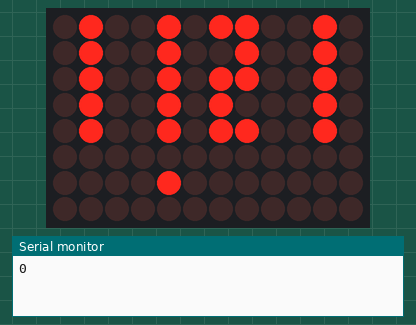
Simulated run of this sketch. Board: Arduino Uno R4 WiFi. Shown: 12×8 LED matrix, the last lines printed to the serial monitor. The local clock reads 2024-03-15 10:24:30 at power-on unless the sketch sets it.

Above: at 0.1 s.
At 4.95 s:
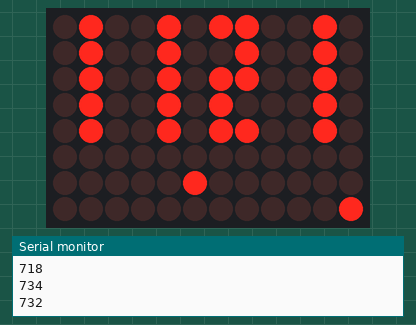
At 9.95 s:
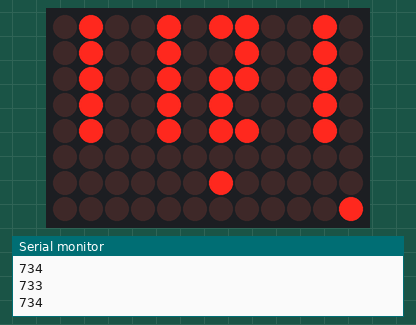
At 19.95 s:
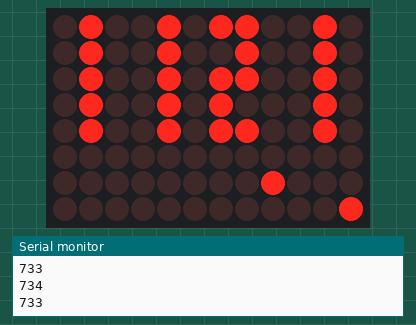
At 28.95 s:
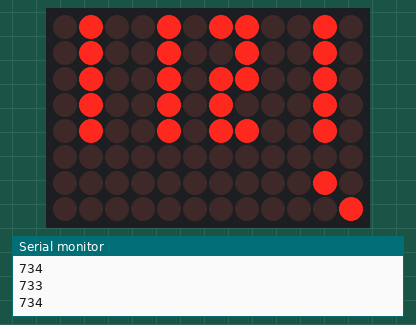
At 38.95 s:
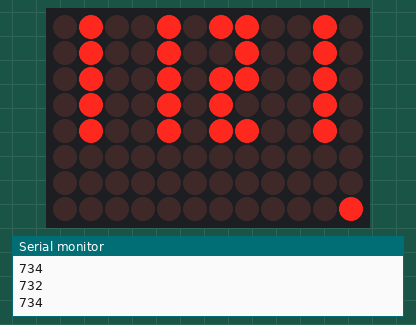

The sketch:

clock_display.ino
```cpp
//#include <String.h>
#include "RTC.h"
#include "Arduino_LED_Matrix.h"

int currentSecond;
int epochFrame;
int tick = 0;
int tickRate = 0;
int currentSecondPixel = 0;
int currentMinutePixel = 0;

const String WeekDays[8] = { " ", "Mon", "Tues", "Wed", "Thrs", "Fri", "Sat", "Sun" };
int hours, minutes, seconds, year, dayOfMonth;
String dayOfWeek, month;
ArduinoLEDMatrix matrix;
const int screenWidth = 12;
const int screenHeight = 8;

int hor = 0;

byte secondsON_OFF= 1;

// All the numbers for a 7-segment display

byte Digits[5][20] =
{
  { 1, 1, 0, 1, 1, 1, 1, 1, 1, 0, 1, 1, 1, 0, 1, 1, 1, 1, 1, 1 },
  { 1, 1, 0, 1, 0, 1, 0, 1, 1, 1, 1, 0, 1, 0, 0, 1, 1, 1, 1, 1 },
  { 1, 1, 0, 1, 1, 1, 1, 1, 1, 1, 1, 1, 1, 1, 0, 1, 0, 0, 1, 1 },
  { 1, 1, 0, 1, 1, 0, 0, 1, 0, 1, 0, 1, 1, 1, 0, 1, 1, 1, 0, 1 },
  { 1, 1, 0, 1, 1, 1, 1, 1, 0, 1, 1, 1, 1, 1, 0, 1, 1, 1, 0, 1 }
};


// The display on the Uno
byte ScreenBuffer[screenHeight][screenWidth] =
{
  { 0, 0, 0, 0, 0, 0, 0, 0, 0, 0, 0, 0 },
  { 0, 0, 0, 0, 0, 0, 0, 0, 0, 0, 0, 0 },
  { 0, 0, 0, 0, 0, 0, 0, 0, 0, 0, 0, 0 },
  { 0, 0, 0, 0, 0, 0, 0, 0, 0, 0, 0, 0 },
  { 0, 0, 0, 0, 0, 0, 0, 0, 0, 0, 0, 0 },
  { 0, 0, 0, 0, 0, 0, 0, 0, 0, 0, 0, 0 },
  { 0, 0, 0, 0, 0, 0, 0, 0, 0, 0, 0, 0 },
  { 0, 0, 0, 0, 0, 0, 0, 0, 0, 0, 0, 0 }
};

void setup()
{
  // put your setup code here, to run once:
  matrix.begin();
  Serial.begin(9600);
  RTC.begin();
  String timeStamp = __TIMESTAMP__;

  getCurrentTime(timeStamp, &dayOfWeek, &dayOfMonth, &year, &month, &hours, &minutes, &seconds);
  // getCurrentTime(timeStamp);

  RTCTime startTime(dayOfMonth, convertToMonth(month), year, hours, minutes, seconds,
                    convertToDOW(dayOfWeek), SaveLight::SAVING_TIME_ACTIVE);
  RTC.setTime(startTime);
}

void loop()
{
  // put your main code here, to run repeatedly:
  RTCTime currentTime;
  RTC.getTime(currentTime);

  if (currentTime.getSeconds() != currentSecond)
  {
    // outputTime(currentTime);

    secondsON_OFF? secondsON_OFF = 0 : secondsON_OFF = 1;

    displayDigit((int)(currentTime.getHour() / 10), 0, 0);
    displayDigit(currentTime.getHour() % 10, 3, 0);
    displayDigit((int)(currentTime.getMinutes() / 10), 6, 0);
    displayDigit(currentTime.getMinutes() % 10, 9, 0);

    // ScreenBuffer[0][2] = secondsON_OFF;
    // ScreenBuffer[0][4] = secondsON_OFF;
    // currentTime.get

    currentSecond = currentTime.getSeconds();
    int unixTime = currentTime.getUnixTime();

    tickRate = tick;
    Serial.print("\n");
    Serial.print("\n");
    Serial.print(tick);
    tick = 0;


    // Map minute to width of screen
    float minuteFloat = (float)screenWidth / 60 * currentSecond;
    int minuteNearestPixel = floor(minuteFloat + 0.5);
    // Serial.print("\n");
    // Serial.print("\n");
    // Serial.print("screenWidth: ");
    // Serial.print(screenWidth);
    // Serial.print("\n");

    // Serial.print("screenWidth / 60: ");
    // Serial.print((float)screenWidth / 60);
    // Serial.print("\n");

    // Serial.print("currentSecond: ");
    // Serial.print(currentSecond);
    // Serial.print("\n");

    // Serial.print("Mapped second: ");
    // Serial.print(minuteFloat);
    // Serial.print("\n");

    // Serial.print("Nearest pixel: ");
    // Serial.print(minuteNearestPixel);
    // Serial.print("\n");

    // moveDot();

    if (minuteNearestPixel != currentMinutePixel)
    {
      zeroRow(7);
      ScreenBuffer[6][minuteNearestPixel] = 1;
      matrix.renderBitmap(ScreenBuffer, 8, 12);
      currentMinutePixel = minuteNearestPixel;
    }
  }

  if (tickRate > 0)
  {
    // Map second to width of screen
    float secondFloat = (float)screenWidth / tickRate * tick;
    int secondNearestPixel = floor(secondFloat + 0.5);

    // Serial.print("\n");
    // Serial.print("\n");

    // Serial.print("screenWidth / tickRate: ");
    // Serial.print((float)screenWidth / tickRate);
    // Serial.print("\n");

    // Serial.print("tick: ");
    // Serial.print(tick);
    // Serial.print("\n");

    // Serial.print("Mapped second: ");
    // Serial.print(secondFloat);
    // Serial.print("\n");

    // Serial.print("Nearest pixel: ");
    // Serial.print(secondNearestPixel);
    // Serial.print("\n");


    if (secondNearestPixel != currentSecondPixel)
    {
      zeroRow(8);
      ScreenBuffer[7][secondNearestPixel] = 1;
      matrix.renderBitmap(ScreenBuffer, 8, 12);
      currentSecondPixel = secondNearestPixel;
    }
  }

  tick ++;
}


void moveDot()
{
  if (hor - 1 > -1)
  {
    ScreenBuffer[7][hor - 1] = 0;
  }
  else
  {
    ScreenBuffer[7][11] = 0;
  }

  ScreenBuffer[7][hor] = 1;

  hor++;
  if (hor > 11)
  {
    hor = 0;
  }

}

void zeroRow(int rowNumber)
{
  if (rowNumber > screenHeight)
  {
    return;
  }

  for (int i = 0; i < screenWidth; i++)
  {
    ScreenBuffer[rowNumber - 1][i] = 0;
  }
}

void getCurrentTime(String timeStamp, String* dayOfWeek, int* dayOfMonth, int* year,
                    String* month, int* hours, int *minutes, int* seconds)
{
  *dayOfWeek = timeStamp.substring(0, 3);
  *month = timeStamp.substring(4, 7);
  *dayOfMonth = timeStamp.substring(8, 11).toInt();
  *year = timeStamp.substring(20, 24).toInt();
  *hours = timeStamp.substring(11, 13).toInt();
  *minutes = timeStamp.substring(14, 16).toInt();
  *seconds = timeStamp.substring(17, 19).toInt();
}

DayOfWeek convertToDOW(String dow)
{
  if (dow == String("Mon")) return DayOfWeek::MONDAY;
  if (dow == String("Tue")) return DayOfWeek::TUESDAY;
  if (dow == String("Wed")) return DayOfWeek::WEDNESDAY;
  if (dow == String("Thu")) return DayOfWeek::THURSDAY;
  if (dow == String("Fri")) return DayOfWeek::FRIDAY;
  if (dow == String("Sat")) return DayOfWeek::SATURDAY;
  if (dow == String("Sun")) return DayOfWeek::SUNDAY;
}

Month convertToMonth(String month)
{
  if (month == String("Jan")) return Month::JANUARY;
  if (month == String("Feb")) return Month::FEBRUARY;
  if (month == String("Mar")) return Month::MARCH;
  if (month == String("Apr")) return Month::APRIL;
  if (month == String("May")) return Month::MAY;
  if (month == String("Jun")) return Month::JUNE;
  if (month == String("Jul")) return Month::JULY;
  if (month == String("Aug")) return Month::AUGUST;
  if (month == String("Sep")) return Month::SEPTEMBER;
  if (month == String("Oct")) return Month::OCTOBER;
  if (month == String("Nov")) return Month::NOVEMBER;
  if (month == String("Dec")) return Month::DECEMBER;
}

//  Graphics
void displayDigit(int d, int screen_x, int screen_y)
{
  for (int y = 0; y < 2; y++)
  {
    for (int x = 0; x < 5; x++)
    {
      ScreenBuffer[x - screen_y][y + screen_x] = Digits[x][y + d * 2];
    }
  }
}

void outputTime(RTCTime currentTime)
{
    Serial.print(WeekDays[DayOfWeek2int(currentTime.getDayOfWeek(), false)]);
    Serial.print(" ");
    Serial.print(currentTime.getDayOfMonth());
    Serial.print("-");
    Serial.print(Month2int(currentTime.getMonth()));
    Serial.print("-");
    Serial.print(currentTime.getYear());
    Serial.print(" ");
    Serial.print(currentTime.getHour());
    Serial.print(":");
    Serial.print(currentTime.getMinutes());
    Serial.print(":");
    Serial.println(currentTime.getSeconds());
}


// byte Time[12][8] =
// {
//   { 0, 1, 1, 1, 1, 1, 1, 1 },
//   { 0, 1, 1, 1, 1, 1, 1, 1 },
//   { 0, 1, 1, 1, 1, 1, 1, 1 },
//   { 0, 1, 1, 1, 1, 1, 1, 1 },
//   { 0, 1, 1, 1, 1, 1, 1, 1 },
//   { 1, 1, 1, 1, 1, 1, 1, 1 },
//   { 1, 1, 1, 1, 1, 1, 1, 1 },
//   { 1, 1, 1, 1, 1, 1, 1, 1 },
//   { 1, 1, 1, 1, 1, 1, 1, 1 },
//   { 1, 1, 1, 1, 1, 1, 1, 1 },
//   { 1, 1, 1, 1, 1, 1, 1, 1 },
//   { 1, 1, 1, 1, 1, 1, 1, 1 }
// };


// Numbers
// byte Digits[5][30] =
// {
//   { 1, 1, 1, 0, 0, 1, 1, 1, 1, 1, 1, 1, 1, 0, 1, 1, 1, 1, 1, 1, 1, 1, 1, 1, 1, 1, 1, 1, 1, 1 },
//   { 1, 0, 1, 0, 0, 1, 0, 0, 1, 0, 0, 1, 1, 0, 1, 1, 0, 0, 1, 0, 0, 0, 0, 1, 1, 0, 1, 1, 0, 1 },
//   { 1, 0, 1, 0, 0, 1, 1, 1, 1, 1, 1, 1, 1, 1, 1, 1, 1, 1, 1, 1, 1, 0, 0, 1, 1, 1, 1, 1, 1, 1 },
//   { 1, 0, 1, 0, 0, 1, 1, 0, 0, 0, 0, 1, 0, 0, 1, 0, 0, 1, 1, 0, 1, 0, 0, 1, 1, 0, 1, 0, 0, 1 },
//   { 1, 1, 1, 0, 0, 1, 1, 1, 1, 1, 1, 1, 0, 0, 1, 1, 1, 1, 1, 1, 1, 0, 0, 1, 1, 1, 1, 1, 1, 1 }
// };

// byte Digits[30][5] =
// {
//   { 1, 1, 1, 1, 1 },
//   { 1, 0, 0, 0, 1 },
//   { 1, 1, 1, 1, 1 },

//   { 0, 0, 0, 0, 0 },
//   { 0, 0, 0, 0, 0 },
//   { 1, 1, 1, 1, 1 },

//   { 1, 1, 1, 0, 1 },
//   { 1, 0, 1, 0, 1 },
//   { 1, 0, 1, 1, 1 },

//   { 1, 0, 1, 0, 1 },
//   { 1, 0, 1, 0, 1 },
//   { 1, 1, 1, 1, 1 },

//   { 0, 0, 1, 1, 1 },
//   { 0, 0, 1, 0, 0 },
//   { 1, 1, 1, 1, 1 },

//   { 1, 0, 1, 1, 1 },
//   { 1, 0, 1, 0, 1 },
//   { 1, 1, 1, 0, 1 },

//   { 1, 1, 1, 1, 1 },
//   { 1, 0, 1, 0, 1 },
//   { 1, 1, 1, 0, 1 },

//   { 0, 0, 0, 0, 1 },
//   { 0, 0, 0, 0, 1 },
//   { 1, 1, 1, 1, 1 },

//   { 1, 1, 1, 1, 1 },
//   { 1, 0, 1, 0, 1 },
//   { 1, 1, 1, 1, 1 },

//   { 0, 0, 1, 1, 1 },
//   { 0, 0, 1, 0, 1 },
//   { 1, 1, 1, 1, 1 }
// };
```
